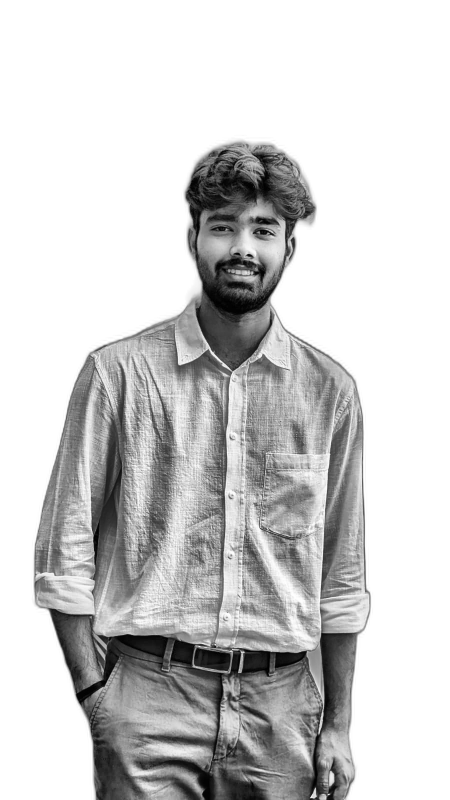
#> input picture source-prepped.png, 900 x 1600 px, found by its file name (shown at 1/2 size)
$ python make_ascii_svg.py
#> lines starting #> are read from the running program, lines starting #| are printed output that depends on the picture
from PIL import Image

RAMP = " .`:-=+*#%@"

img = Image.open("source-prepped.png").convert("L")
#> img is the input picture: PIL image 900x1600 L; min 0, max 255, mean 205.4

WIDTH = 90

aspect = img.height / img.width
#> aspect = 1.78

HEIGHT = int(WIDTH * aspect * 0.55)
#> HEIGHT = 88

img = img.resize((WIDTH, HEIGHT))
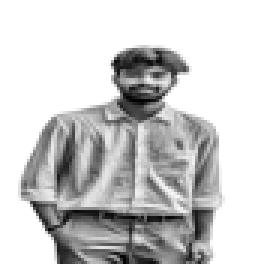
#> img: PIL image 90x88 L (shown 3 times larger); min 0, max 255, mean 205.3

pixels = list(img.getdata())
#> pixels = 7920 values, max 255 at index 0, min 0 at index 3015, mean 205.3

rows = []

for y in range(HEIGHT):
    row = ""
    for x in range(WIDTH):
        p = pixels[y * WIDTH + x]
        row += RAMP[p * (len(RAMP)-1) // 255]
    rows.append(row)
#> after the loop, rows = 88 items

line_height = 12
svg_height = line_height * len(rows) + 30
#> svg_height = 1086

svg = f'''<svg xmlns="http://www.w3.org/2000/svg"
width="760"
height="{svg_height}"
viewBox="0 0 760 {svg_height}">

<rect width="100%" height="100%" fill="#0d1117"/>

<style>
text {{
font-family: monospace;
font-size:11px;
fill:#39d353;
}}

.cursor {{
animation: blink 1s infinite;
}}

@keyframes blink {{
50% {{ opacity:0; }}
}}
</style>
'''

y = 20

delay = 0

for row in rows:

    svg += f'''
<text x="10" y="{y}" opacity="0">
{row}
<animate
attributeName="opacity"
begin="{delay}s"
dur="0.05s"
fill="freeze"
from="0"
to="1"/>
</text>
'''

    y += line_height

    delay += 0.03
#> this loop made 88 passes
#> (y, delay) on passes 1 to 12: (32, 0.03), (44, 0.06), (56, 0.09), (68, 0.12), (80, 0.15), (92, 0.18), (104, 0.21), (116, 0.24), (128, 0.27), (140, 0.3), (152, 0.33), (164, 0.36)
#> after the loop, delay = 2.64; y = 1076

svg += f'''
<rect
x="730"
y="{svg_height-18}"
width="8"
height="12"
fill="#39d353"
class="cursor"/>
'''

svg += "</svg>"

with open("assets/ascii.svg","w") as f:
    f.write(svg)

print("✅ assets/ascii.svg generated")

$ run again, with source-photo.jpg saved as source-prepped.png
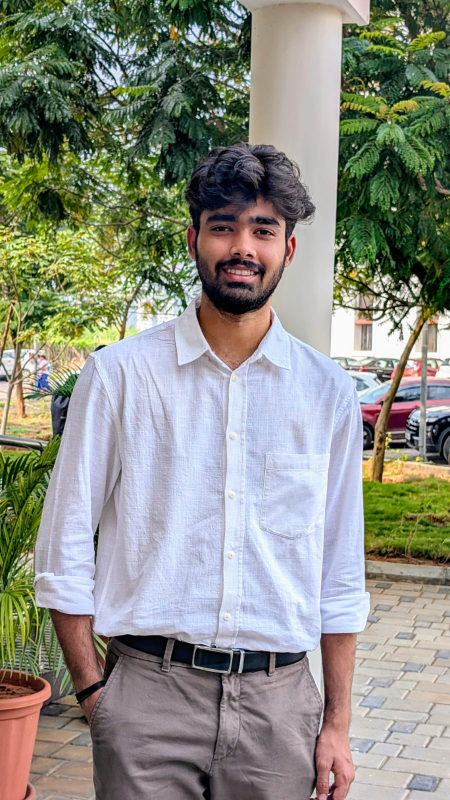
#> input picture source-photo.jpg, 900 x 1600 px, found by its file name (shown at 1/2 size)
#> `img = Image.open("source-prepped.png").convert("L")`:
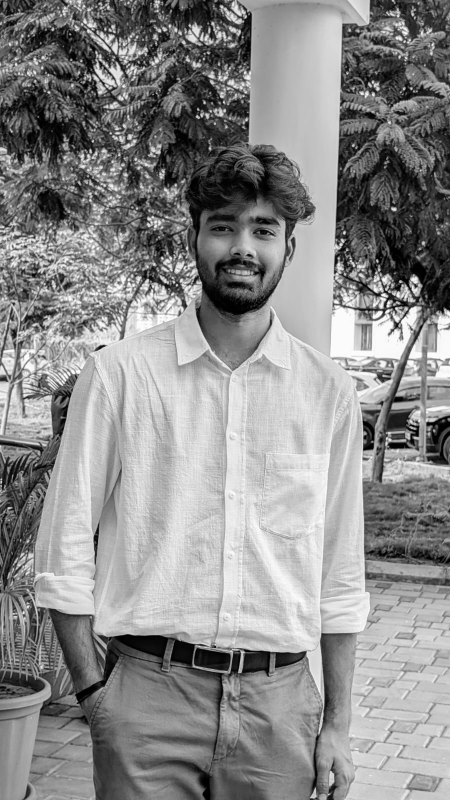
#> img: PIL image 900x1600 L (shown at 1/2 size); min 0, max 255, mean 139.8
#> `img = img.resize((WIDTH, HEIGHT))`:
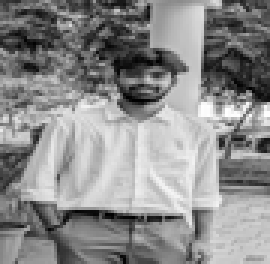
#> img: PIL image 90x88 L (shown 3 times larger); min 0, max 255, mean 139.7
#> pixels = 7920 values, max 255 at index 3315, min 0 at index 2693, mean 139.7
#> after the loop `for y in range(HEIGHT):`: rows = 88 items
#> svg_height = 1086
#> the loop `for row in rows: ` made 88 passes
#> (y, delay) on passes 1 to 8: (32, 0.03), (44, 0.06), (56, 0.09), (68, 0.12), (80, 0.15), (92, 0.18), (104, 0.21), (116, 0.24)
#> after the loop `for row in rows:`: delay = 2.64; y = 1076
